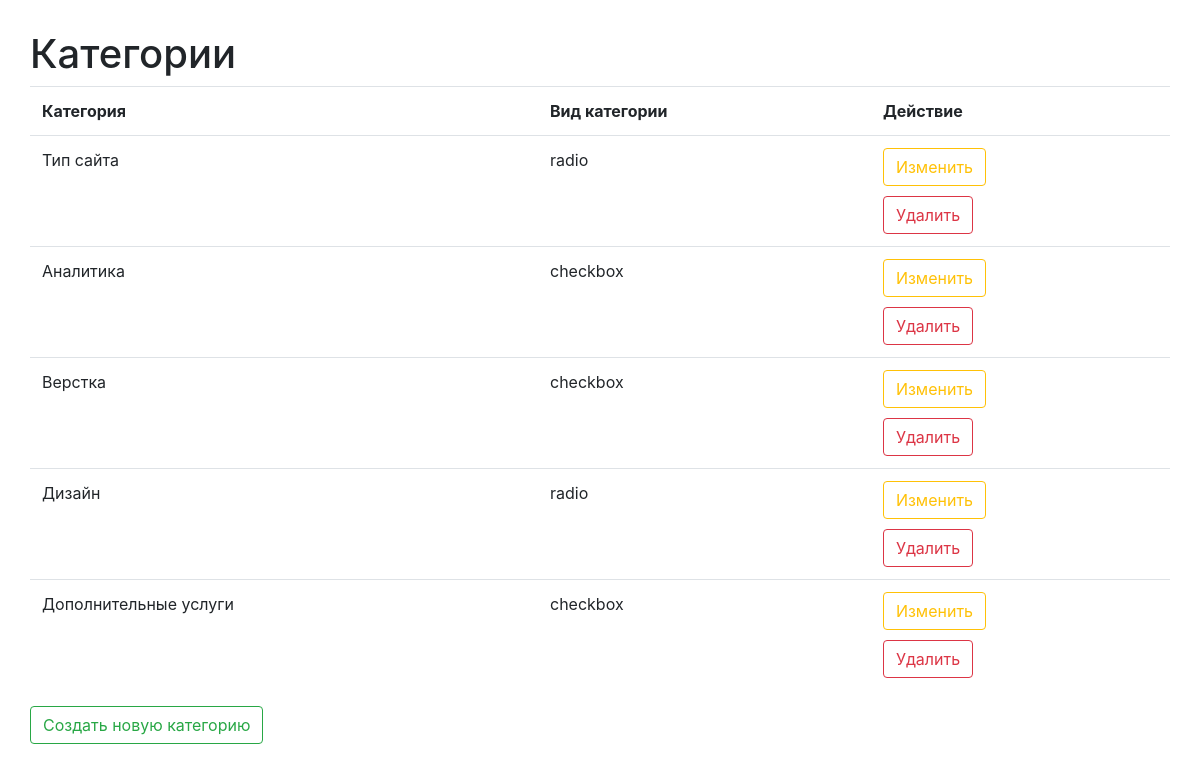
The page /category/ on the database its author committed.
### mainapp/models.py (models this page shows, shortened)
class Category(models.Model):
    name_category = models.CharField(max_length=100, verbose_name='Категория')
    category_view = models.CharField(max_length=100, default="checkbox", verbose_name='Тип категории')

### mainapp/views.py (the view)
# urls.py: path('category/', render_category, name='admin_category'),
def render_category(request):
    categories = Category.objects.all()
    return render(request, 'admin_category.html', {'categories': categories})

### templates/admin_category.html (shortened to what this page needs)
<!DOCTYPE html>
<html lang="en">
<head>
    <link rel="stylesheet" href="https://maxcdn.bootstrapcdn.com/bootstrap/4.1.3/css/bootstrap.min.css">
</head>
<body>
<section style="margin: 30px">
    <h1>Категории</h1>
    <div class="time-work">
        <table class="table table-hover" id="pricelist">
            <tr>
                <th scope="col">Категория</th>
                <th scope="col">Вид категории</th>
                <th scope="col">Действие</th>
            </tr>
            {% for category in categories %}
                <tr>
                    <td>{{ category.name_category }}</td>
                    <td>{{ category.category_view }}</td>
                    <td>
                        <a class="btn btn-outline-warning" style="margin-bottom: 10px" href="{% url 'update_category' category.id %}">Изменить</a><br>
                        <a class="btn btn-outline-danger" href="{% url 'delete_category' category.id %}">Удалить</a>
                    </td>
                </tr>
            {% endfor %}
        </table>
    </div>
    <a class="btn btn-outline-success" href="{% url 'add_category'%}">Создать новую категорию</a>
</section>
</body>
</html>

### rows shown on the page
Category: name_category "Тип сайта", category_view "radio"
Category: name_category "Аналитика", category_view "checkbox"
Category: name_category "Верстка", category_view "checkbox"
Category: name_category "Дизайн", category_view "radio"
Category: name_category "Дополнительные услуги", category_view "checkbox"
